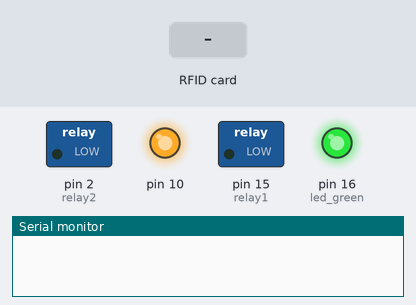
This sketch was run on a simulated Arduino Uno, built with avr-gcc and run on an emulated ATmega328P. On the bench: switched loads named in the sketch (green lamp = pin HIGH), output pins drawn as LEDs (lit = HIGH), the last lines printed to the serial monitor. The inputs (shaded band) are chosen by the test bench. Pins used as bus, display or sensor lines are not drawn.

Above: at 1.2 s.
1.3 s: RFID card 69 8F 35 2D held to the reader
At 1.43 s:
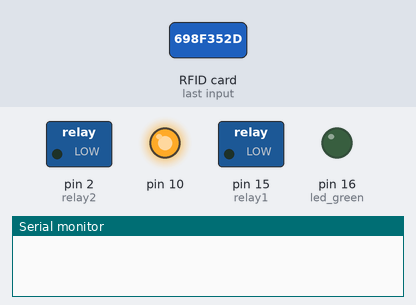
At 1.9 s:
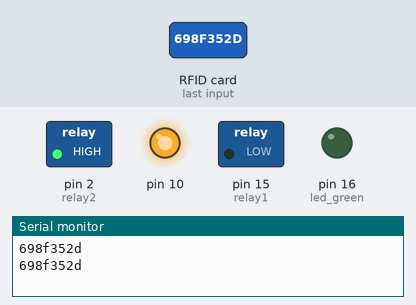
3.5 s: RFID card 5E 7A 19 C4 held to the reader
At 4.1 s:
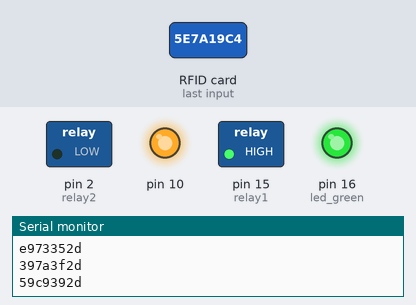
Timing chart, 0 to 6.5 s (numbered marks = the images above; inputs shaded):
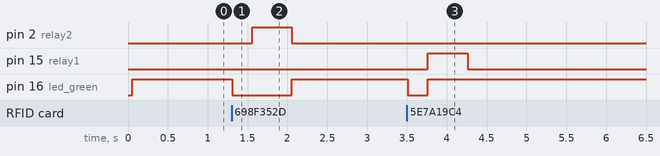

Measured:
- after the input at 1.3 s, pin 2 (relay2): LOW → HIGH after 0.26 s, → LOW 0.50 s later; pin 16 (led_green): HIGH → LOW at once, → HIGH 0.75 s later
- after the input at 3.5 s, pin 15 (relay1): LOW → HIGH after 0.26 s, → LOW 0.50 s later; pin 16 (led_green): HIGH → LOW at once, → HIGH 0.25 s later

The sketch:

Hulk_I.ino
```cpp
#include <SPI.h>                          //Required to communicate with NFC reader
#include <MFRC522.h>                      //To manage NFC reader

#define SS_PIN 4                            //D2 (NFC reader required)
#define RST_PIN 5                           //D1 (NFC reader required)
#define relay1 15                           //D8
#define relay2 2                            //D4
#define led_red 0                           //D3
#define led_green 16                         //D0 BUILTINLED
#define relay1_timing 500                   //Time to leave the relays closed
#define relay2_timing 500

MFRC522 mfrc522(SS_PIN, RST_PIN);           //MFRC522 object

//MRFC522 Variables
String content;
String client_id;
byte letter;
String cards[5] = {"698f352d","1937332d","e973352d","397a3f2d","59c9392d"};
bool access = false;

void setup(void)
{
  //System initialization
  Serial.begin(115200);
  SPI.begin();
  mfrc522.PCD_Init();
  pinMode(led_red, OUTPUT);
  pinMode(relay1, OUTPUT);
  pinMode(relay2, OUTPUT);
  pinMode(led_green, OUTPUT);

  //Turn off outputs
  digitalWrite(relay1, LOW);
  digitalWrite(relay2, LOW);
  digitalWrite(led_green, HIGH);
  digitalWrite(led_red, HIGH);
}

void processRFID(){
  for(byte i = 0; i < mfrc522.uid.size; i++){
    content.concat(String(mfrc522.uid.uidByte[i] < 0x10 ? "0" : ""));
    content.concat(String(mfrc522.uid.uidByte[i], HEX));
  }
  client_id = content;
  content = "";
  digitalWrite(led_green, LOW);
  delay(250);
  digitalWrite(led_green, HIGH);
  Serial.println(client_id);
  for(int i=0; i<5; i++){
    Serial.println(cards[i]);
    if(cards[i]==client_id){
      access = true;
      break;
      }
    else{
      access = false;
      }
    }
  access_control(access);
  return;
}

void access_control(bool access){
  if (access == true){
        digitalWrite(relay2, HIGH);
        digitalWrite(led_green, LOW);
        delay(relay1_timing);
        digitalWrite(relay2, LOW);
        digitalWrite(led_green, HIGH);
      }
      else{
        digitalWrite(relay1, HIGH);
        digitalWrite(led_red, LOW);
        delay(relay2_timing);
        digitalWrite(relay1, LOW);
        digitalWrite(led_red, HIGH);
      }
  return;
}

void loop(){
  //RFID Card detection
  if(!mfrc522.PICC_IsNewCardPresent()){    //Look for cards
    return;
  }
  if(!mfrc522.PICC_ReadCardSerial()){       //Select one of the cards
    return;
  }

  processRFID();
  }
```
